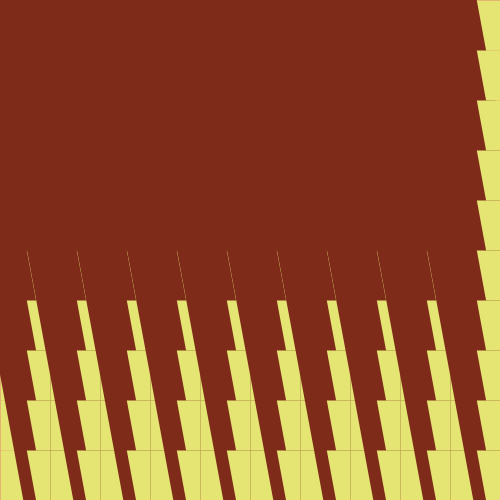
Frame 1 (no input)
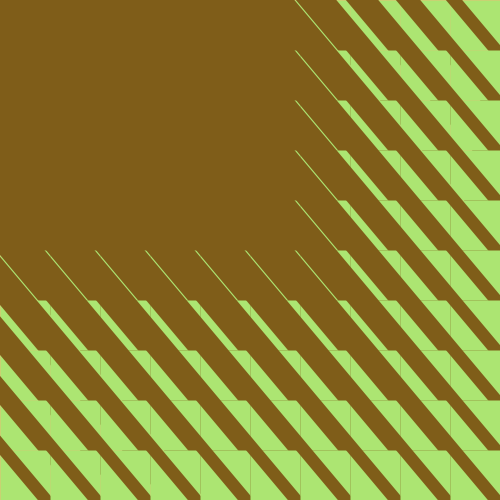
Frame 60 (the mouse pressed at the canvas centre just before this capture)
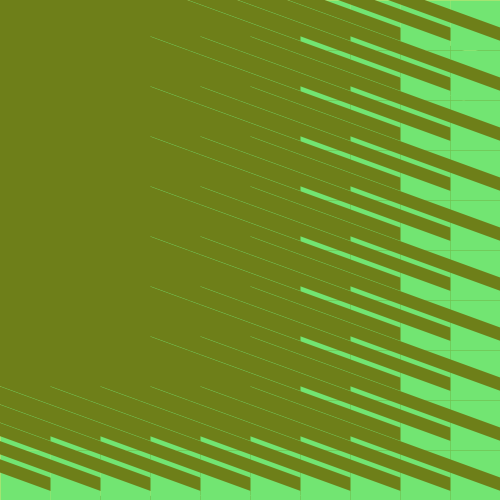
Frame 120 (the mouse held since frame 60 and released just before this capture)

The Processing sketch that drew these frames (run headless with seeded random() and noise(); from frame 60 on, the mouse is pressed at the canvas centre):

// Processing sketch: processing_154627
// ── processing_154627.pde

// day 5: day 2 variations in grids v3

float degrees = 10;
float degrees2 = 10;
float blockWH = 0;
float division = 10;
float x = 0;
float y = 0;

void setup(){
  size(500, 500);
  colorMode(HSB, 360, 100, 100);
  blockWH = width/division;
}

void draw(){
  background(degrees, 50, 90);
  // pulse degrees
  if(degrees < 360 ){
    degrees = degrees + 0.5;
  } 
  if(degrees == 360){
    degrees = 0;
  }
  
  // flipping degree's for the opposite rotation on the line
 degrees2 = map(degrees, 0, 360, 360 ,0);
  
   for(int i = 1; i <= division; i++){
     for(int j = 1; j <=division; j++){
       blockIt(x, y);
       x = x + blockWH;
     }
      y = y + blockWH;
      x = 0;
   }
   y = 0;
     
}

// function that the original pattern now runs in a block
void blockIt(float locX, float locY){
   // draw the line
  strokeCap(SQUARE);
  // color in HSB shifting with the rotation
  stroke(degrees+50, 50, 90);
  //strokeWeight(lineStroke);
  strokeWeight(blockWH);
  line(locX, blockWH/2+locY, blockWH+locX, blockWH/2+locY);
  
  // black lines
  fill(degrees, 80, 50);
  noStroke();
  rectMode(CENTER);
  
  // line one
  pushMatrix();
  translate(blockWH/2+locX, blockWH/2+locY);
  rotate(radians(degrees2));
  rect(0,0, blockWH/4, width*3 );
  popMatrix();
}
